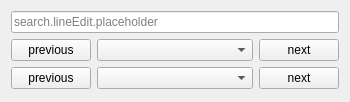
<?xml version="1.0" encoding="UTF-8"?>
<ui version="4.0">
 <class>SongIdSelector</class>
 <widget class="QWidget" name="SongIdSelector">
  <property name="geometry">
   <rect>
    <x>0</x>
    <y>0</y>
    <width>350</width>
    <height>102</height>
   </rect>
  </property>
  <property name="windowTitle">
   <string notr="true">SongIdSelector</string>
  </property>
  <layout class="QVBoxLayout" name="verticalLayout_2">
   <item>
    <widget class="QLineEdit" name="searchLineEdit">
     <property name="frame">
      <bool>true</bool>
     </property>
     <property name="placeholderText">
      <string>search.lineEdit.placeholder</string>
     </property>
     <property name="clearButtonEnabled">
      <bool>true</bool>
     </property>
    </widget>
   </item>
   <item>
    <layout class="QHBoxLayout" name="horizontalLayout_2">
     <item>
      <widget class="QPushButton" name="previousPackageButton">
       <property name="minimumSize">
        <size>
         <width>75</width>
         <height>0</height>
        </size>
       </property>
       <property name="text">
        <string>previous</string>
       </property>
      </widget>
     </item>
     <item>
      <widget class="QComboBox" name="packComboBox">
       <property name="sizePolicy">
        <sizepolicy hsizetype="Expanding" vsizetype="Fixed">
         <horstretch>0</horstretch>
         <verstretch>0</verstretch>
        </sizepolicy>
       </property>
      </widget>
     </item>
     <item>
      <widget class="QPushButton" name="nextPackageButton">
       <property name="minimumSize">
        <size>
         <width>75</width>
         <height>0</height>
        </size>
       </property>
       <property name="text">
        <string>next</string>
       </property>
      </widget>
     </item>
    </layout>
   </item>
   <item>
    <layout class="QHBoxLayout" name="horizontalLayout_3">
     <item>
      <widget class="QPushButton" name="previousSongIdButton">
       <property name="minimumSize">
        <size>
         <width>75</width>
         <height>0</height>
        </size>
       </property>
       <property name="text">
        <string>previous</string>
       </property>
      </widget>
     </item>
     <item>
      <widget class="QComboBox" name="songIdComboBox">
       <property name="sizePolicy">
        <sizepolicy hsizetype="Expanding" vsizetype="Fixed">
         <horstretch>0</horstretch>
         <verstretch>0</verstretch>
        </sizepolicy>
       </property>
      </widget>
     </item>
     <item>
      <widget class="QPushButton" name="nextSongIdButton">
       <property name="minimumSize">
        <size>
         <width>75</width>
         <height>0</height>
        </size>
       </property>
       <property name="text">
        <string>next</string>
       </property>
      </widget>
     </item>
    </layout>
   </item>
  </layout>
 </widget>
 <resources/>
 <connections/>
</ui>
